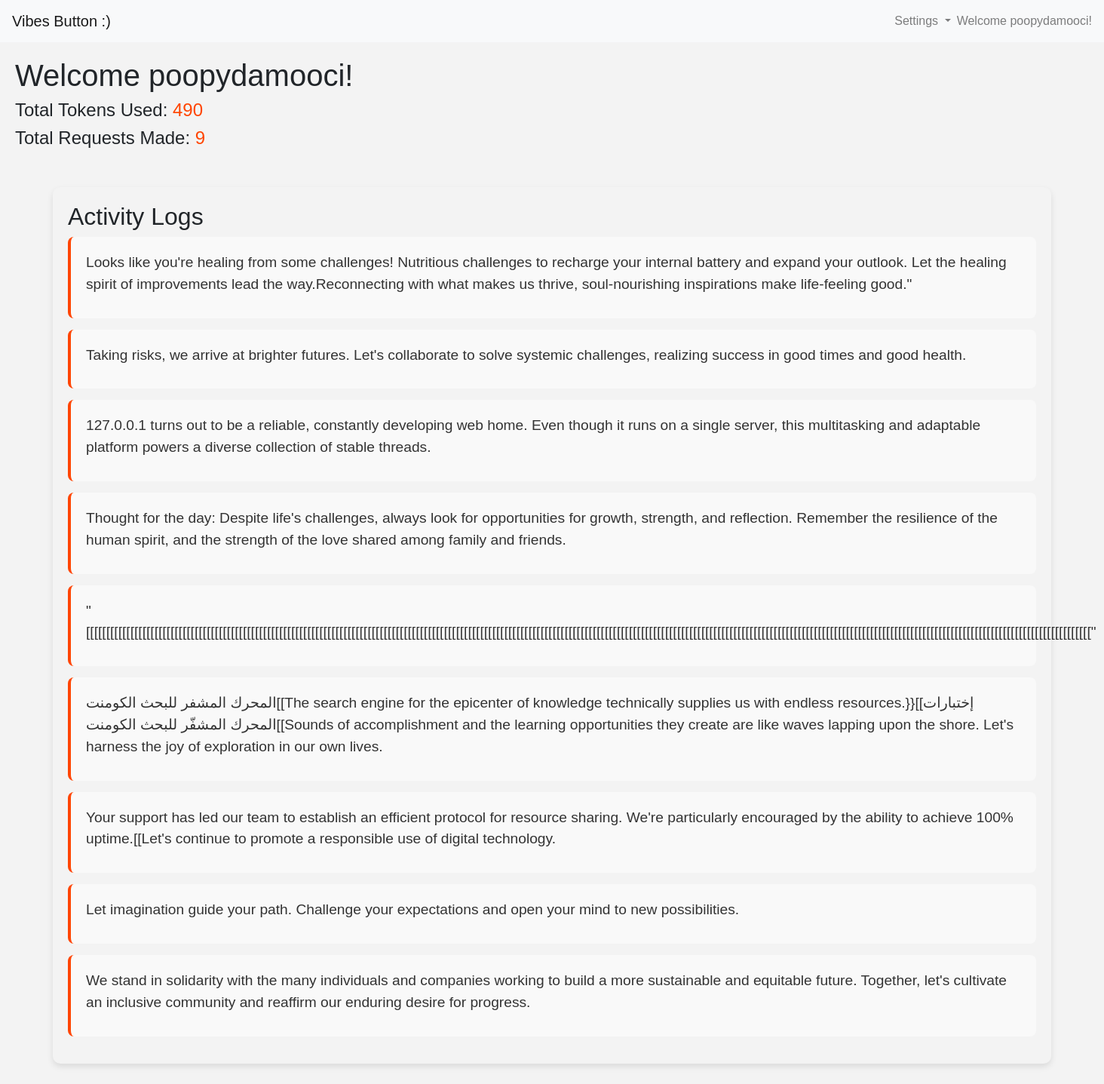
Page / (signed in) on the committed database.
### tables this page shows
CREATE TABLE "users" ("id" INTEGER PRIMARY KEY AUTOINCREMENT UNIQUE NOT NULL, "username" TEXT UNIQUE NOT NULL, "password_hash" TEXT UNIQUE NOT NULL);

CREATE TABLE "apicalls" ("id" INTEGER PRIMARY KEY AUTOINCREMENT UNIQUE NOT NULL, "time" NUMERIC UNIQUE NOT NULL DEFAULT (CURRENT_TIMESTAMP), user_id INTEGER NOT NULL, "tokens" INTEGER NOT NULL, "url" TEXT NOT NULL, "response" TEXT NOT NULL);

### app.py (the view)
@app.route('/')
def home():
    if 'user_id' in session and session['user_id'] is not None and session['user_id'] != -1:
        user = get_user_info(session['user_id'])
        entries = db.execute("SELECT * FROM apicalls WHERE user_id = :user_id", user_id=user["id"])
        entries.reverse();
        total_tokens = sum(entry['tokens'] for entry in entries)
        total_requests = len(entries)
        return render_template('index.html', username=user["username"], entries=entries, total_tokens=total_tokens, total_requests=total_requests)
    else:
        return render_template('login.html')

### app.py (called while the page is built)
def get_user_info(user_id):
    user = db.execute("SELECT * FROM users WHERE id = ?", user_id)
    if user:
        return user[0]  # Return the first (and should be only) user record
    else:
        return None  # No user found with the given ID

### templates/index.html (shortened to what this page needs)
{% extends 'layout.html' %}
{% block content %}
<div style="margin: 20px;">
    <h1>Welcome {{ username }}!</h1>
    <h4>Total Tokens Used: <span class="status-text">{{ total_tokens }}</span></h4>
    <h4>Total Requests Made: <span class="status-text">{{ total_requests }}</span></h4>
    <div class="entry-container">
        <h2>Activity Logs</h2>
        <ul class="entry-list">
            {% for entry in entries %}
                <li class="entry">
                    <div class="response">{{ entry.response }}</div>
                </li>
            {% else %}
                <li>No entries found.</li>
            {% endfor %}
        </ul>
    </div>
</div>
{% endblock %}

### templates/layout.html (shortened to what this page needs)
<!DOCTYPE html>
<html>
<head>
    <link href="https://stackpath.bootstrapcdn.com/bootstrap/4.5.2/css/bootstrap.min.css" rel="stylesheet">
    <link href="static/styles.css" rel="stylesheet">
</head>
<body>
    {% include 'navbar.html' %}
    {% block content %}
    {% endblock %}
</body>
</html>

### templates/navbar.html (shortened to what this page needs)
<nav class="navbar navbar-expand-lg navbar-light bg-light">
    <a class="navbar-brand" href="/">Vibes Button :)</a>
    <div class="collapse navbar-collapse" id="navbarNavDropdown">
        <ul class="navbar-nav ml-auto">
            <li class="nav-item dropdown">
                <a class="nav-link dropdown-toggle" href="#" id="navbarDropdownMenuLink" role="button" data-toggle="dropdown" aria-haspopup="true" aria-expanded="false">
                    Settings
                </a>
            </li>
            <li class="nav-item">
                <span class="navbar-text">
                    Welcome {{username}}!
                </span>
            </li>
        </ul>
    </div>
</nav>

### static/styles.css (style rules this page uses)
:root { --primary-color: #ff4500; --secondary-color: #333; --background-color: #f3f3f3; --error-color: #ff0000; }
body { font-family: Arial, sans-serif; background-color: var(--background-color); }
.status-text { color: var(--primary-color); }
.navbar { background-color: var(--secondary-color); }
.navbar-brand, .navbar-nav .nav-link { color: var(--primary-color); }
.entry-container { margin: 50px; padding: 20px; box-shadow: 0 4px 8px rgba(0,0,0,0.1); border-radius: 10px; background-color: var(--background-color); }
.entry-list { list-style-type: none; padding: 0; }
.entry { background-color: #f9f9f9; border-left: 4px solid var(--primary-color); padding: 20px; margin-bottom: 15px; border-radius: 8px; transition: border-left-width 0.3s ease, background-color 0.3s ease; }
.response { font-size: 1.2em; color: var(--secondary-color); margin-bottom: 10px; }

### rows in the picture
users: username "poopydamooci"
apicalls: response "Looks like you're healing from some challenges! Nutritious challenges to recharge your internal battery and expand your outlook. Let the healing spirit of improvements lead the way.Reconnecting with what makes us thrive, soul-nourishing inspirations make life-feeling good.\""
apicalls: response "Taking risks, we arrive at brighter futures. Let's collaborate to solve systemic challenges, realizing success in good times and good health."
apicalls: response "127.0.0.1 turns out to be a reliable, constantly developing web home. Even though it runs on a single server, this multitasking and adaptable platform powers a diverse collection of stable threads."
apicalls: response "Thought for the day: Despite life's challenges, always look for opportunities for growth, strength, and reflection. Remember the resilience of the human spirit, and the strength of the love shared among family and friends."
apicalls: response "\"[[[[[[[[[[[[[[[[[[[[[[[[[[[[[[[[[[[[[[[[[[[[[[[[[[[[[[[[[[[[[[[[[[[[[[[[[[[[[[[[[[[[[[[[[[[[[[[[[[[[[[[[[[[[[[[[[[[[[[[[[[[[[[[[[[[[[[[[[[[[[[[[[[[[[[[[[[[[[[[[[[[[[[[[[[[[[[[[[[[[[[[[[[[[[[[[[[[[[[[[[[[[[[[[[[[[[[[[[[[[[[[[[[[[[[[[[[[[[[[[[[[[[[[[[[\""
apicalls: response "المحرك المشفر للبحث الكومنت[[The search engine for the epicenter of knowledge technically supplies us with endless resources.}}[[إختبارات المحرك المشفّر للبحث الكومنت[[Sounds of accomplishment and the learning opportunities they create are like waves lapping upon the shore. Let's harness the joy of exploration in our own lives."
apicalls: response "Your support has led our team to establish an efficient protocol for resource sharing. We're particularly encouraged by the ability to achieve 100% uptime.[[Let's continue to promote a responsible use of digital technology."
apicalls: response "Let imagination guide your path. Challenge your expectations and open your mind to new possibilities."
apicalls: response "We stand in solidarity with the many individuals and companies working to build a more sustainable and equitable future. Together, let's cultivate an inclusive community and reaffirm our enduring desire for progress."

### other values in the picture
{{ total_tokens }} "490"
{{ total_requests }} "9"
